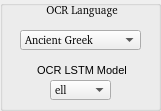
   <widget class="QGroupBox" name="OCRgroupBox">
    <property name="geometry">
     <rect>
      <x>590</x>
      <y>330</y>
      <width>161</width>
      <height>111</height>
     </rect>
    </property>
    <property name="title">
     <string/>
    </property>
    <widget class="QComboBox" name="OCRlangComboBox">
     <property name="geometry">
      <rect>
       <x>20</x>
       <y>30</y>
       <width>121</width>
       <height>20</height>
      </rect>
     </property>
     <property name="font">
      <font>
       <family>FROMVS [MAXR]</family>
       <pointsize>8</pointsize>
      </font>
     </property>
     <property name="toolTip">
      <string>Select OCR language</string>
     </property>
     <property name="locale">
      <locale language="English" country="UnitedStates"/>
     </property>
     <property name="editable">
      <bool>false</bool>
     </property>
     <item>
      <property name="text">
       <string>Ancient Greek</string>
      </property>
     </item>
     <item>
      <property name="text">
       <string>Middle Greek</string>
      </property>
     </item>
     <item>
      <property name="text">
       <string>Modern Greek</string>
      </property>
     </item>
     <item>
      <property name="text">
       <string>Hebrew</string>
      </property>
     </item>
     <item>
      <property name="text">
       <string>Latin</string>
      </property>
     </item>
    </widget>
    <widget class="QLabel" name="OCRlanglabel">
     <property name="geometry">
      <rect>
       <x>40</x>
       <y>0</y>
       <width>81</width>
       <height>20</height>
      </rect>
     </property>
     <property name="font">
      <font>
       <family>FROMVS [MAXR]</family>
       <pointsize>8</pointsize>
      </font>
     </property>
     <property name="text">
      <string> OCR Language</string>
     </property>
     <property name="alignment">
      <set>Qt::AlignCenter</set>
     </property>
    </widget>
    <widget class="QLabel" name="OCRModellabel">
     <property name="geometry">
      <rect>
       <x>30</x>
       <y>60</y>
       <width>101</width>
       <height>20</height>
      </rect>
     </property>
     <property name="font">
      <font>
       <pointsize>8</pointsize>
      </font>
     </property>
     <property name="toolTip">
      <string>Select OCR LSTM model</string>
     </property>
     <property name="text">
      <string> OCR LSTM Model</string>
     </property>
     <property name="alignment">
      <set>Qt::AlignCenter</set>
     </property>
    </widget>
    <widget class="QComboBox" name="OCRModelComboBox">
     <property name="geometry">
      <rect>
       <x>50</x>
       <y>80</y>
       <width>61</width>
       <height>20</height>
      </rect>
     </property>
     <property name="font">
      <font>
       <family>FROMVS [MAXR]</family>
       <pointsize>8</pointsize>
      </font>
     </property>
     <property name="toolTip">
      <string>Select OCR language model</string>
     </property>
     <property name="locale">
      <locale language="English" country="UnitedStates"/>
     </property>
     <property name="editable">
      <bool>false</bool>
     </property>
     <item>
      <property name="text">
       <string>ell</string>
      </property>
     </item>
     <item>
      <property name="text">
       <string>grc</string>
      </property>
     </item>
     <item>
      <property name="text">
       <string>feg</string>
      </property>
     </item>
     <item>
      <property name="text">
       <string>heb</string>
      </property>
     </item>
     <item>
      <property name="text">
       <string>feh</string>
      </property>
     </item>
     <item>
      <property name="text">
       <string>lat</string>
      </property>
     </item>
     <item>
      <property name="text">
       <string>fel</string>
      </property>
     </item>
    </widget>
   </widget>
